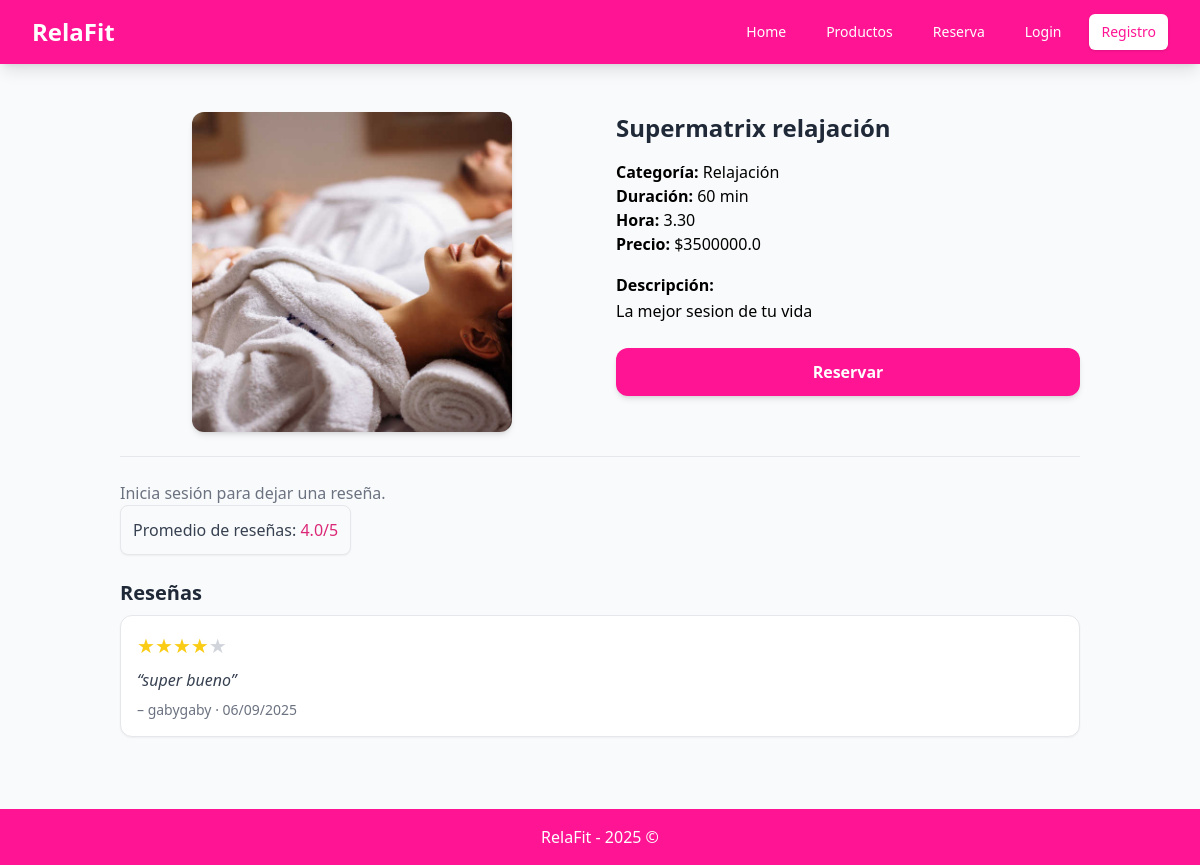
/sesion/1/, run on an earlier commit of the app's database.
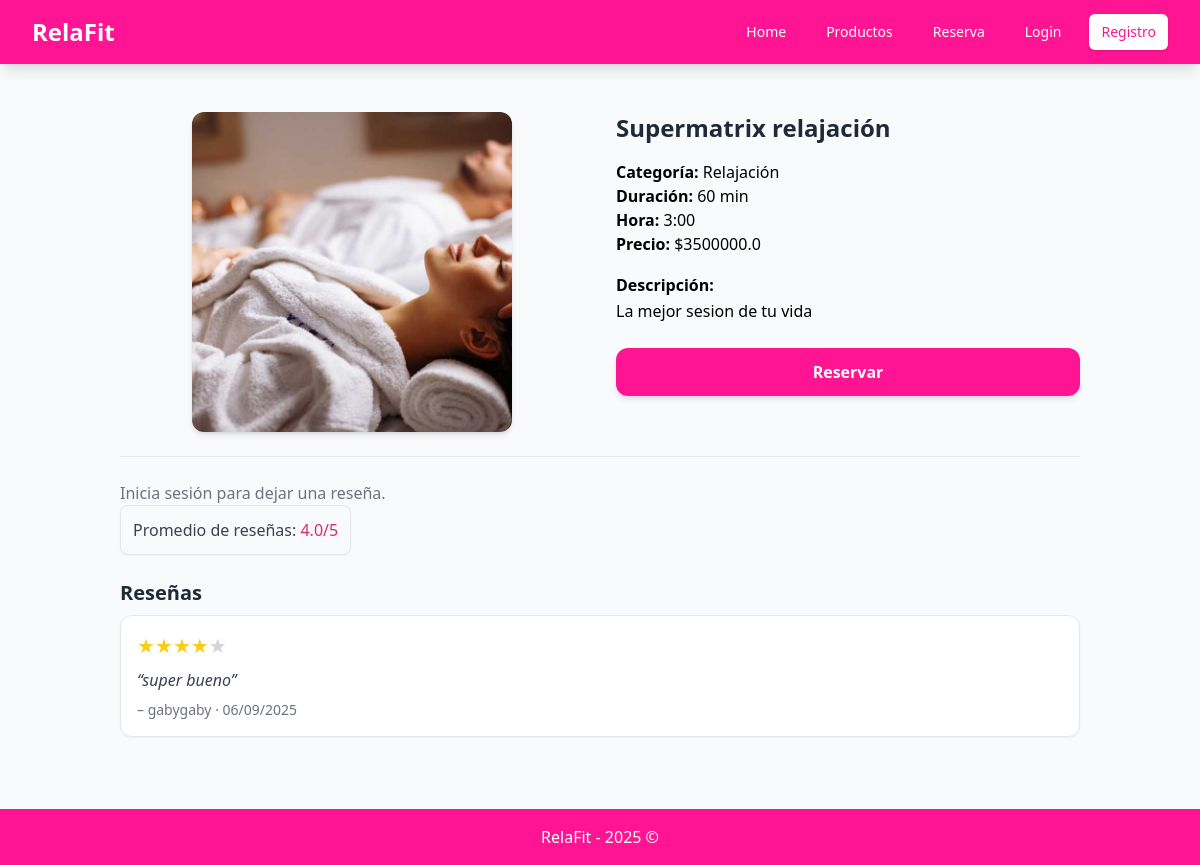
And on a later commit of the database.
### Sesion/models.py (models this page shows, shortened)
class Sesion(models.Model):
    idSesion = models.AutoField(primary_key= True)
    nombreSesion = models.CharField(blank = False, null = False)
    categoriaSesion = models.CharField(blank = False, null = False)
    descripcionSesion = models.TextField(blank = False, null = False)
    imagenSesion = models.ImageField(upload_to="sesiones/" , blank = False, null = False)
    precioSesion = models.FloatField(blank = False, null = False)
    duracionSesion = models.IntegerField(blank = False, null = False) #en minutos
    horaSesion = models.CharField(blank = False, null = False)
    disponibleSesion = models.BooleanField(blank = False, null = False)
    reservaSesion = models.ForeignKey('Reserva', on_delete=models.CASCADE, related_name="sesion", blank = True, null = True)

class Reseña(models.Model):
    idReseña =  models.AutoField(primary_key= True)
    comentarioReseña = models.TextField()
    calificacionReseña = models.IntegerField()
    fechaReseña = models.DateField(auto_now_add=True)
    reseñaSesion = models.ForeignKey('Sesion', on_delete=models.CASCADE, related_name='reseñas')
    reseñaUsuario = models.ForeignKey('Usuario', on_delete=models.CASCADE, related_name='reseñas') # relacion uno a muchos con usuario

class Usuario(models.Model):
    idUsuario = models.AutoField(primary_key = True)
    nombreCompletoUsuario = models.CharField(blank = False, null = False)
    correoUsuario = models.CharField(blank = False, null = False)
    contraseñaUsuario = models.CharField(blank = False, null = False)
    tipoUsuario = models.CharField(
        max_length=10,
        choices=[("cliente", "Cliente"), ("admin", "Administrador")],
        default="cliente"
    )

### Sesion/views.py (the view, shortened to what this page needs)
# urls.py: path("sesion/<int:sesion_id>/", SesionPageView.as_view(), name="detalleSesion"),
class SesionPageView(View):
    def get(self, request, sesion_id):
        sesion = get_object_or_404(Sesion, idSesion=sesion_id)
        promedio = sesion.reseñas.aggregate(promedio=Avg('calificacionReseña'))['promedio']
        return render(request, "sesion.html", {
            "sesion": sesion,
            "promedio": promedio,
        })

### Sesion/templates/sesion.html (shortened to what this page needs)
{% extends "base.html" %}
{% block content %}
<div class="max-w-5xl mx-auto py-6 sm:px-6 lg:px-8">
    <div class="grid grid-cols-1 md:grid-cols-2 gap-8">
        <div class="flex justify-center items-center">
            {% if sesion.imagenSesion %}
            <img src="{{ sesion.imagenSesion.url }}"
                 alt="{{ sesion.nombreSesion }}"
                 class="w-80 h-80 object-cover rounded-xl shadow-md">
            {% else %}
            <div class="w-80 h-80 bg-gray-200 flex items-center justify-center rounded-xl text-gray-500">
                Sin imagen
            </div>
            {% endif %}
        </div>
        <div class="flex flex-col">
            <h2 class="text-2xl font-bold mb-4 text-gray-800">{{ sesion.nombreSesion }}</h2>
            <p><strong>Categoría:</strong> {{ sesion.categoriaSesion }}</p>
            <p><strong>Duración:</strong> {{ sesion.duracionSesion }} min</p>
            <p><strong>Hora:</strong> {{ sesion.horaSesion }}</p>
            <p><strong>Precio:</strong> ${{ sesion.precioSesion }}</p>
            <p class="mt-4 leading-relaxed">
                <strong>Descripción:</strong><br>{{ sesion.descripcionSesion }}
            </p>
            <div class="mt-6">
                <form method="post" action="{% url 'reserva' %}">
                    <button type="submit"
                        class="block w-full bg-pink-bright hover:bg-pink-bright-dark text-white text-center py-3 rounded-xl shadow-md font-semibold transition">
                        Reservar
                    </button>
                </form>
            </div>
        </div>
    </div>
    <hr class="my-6">
    {% if request.session.usuario_id %}
        <h3 class="text-lg font-semibold text-gray-800 mb-2">Añadir Reseña</h3>
        {% if messages %}
            {% for message in messages %}
                <div class="p-3 mb-3 text-green-700 bg-green-100 border border-green-300 rounded-md">
                    {{ message }}
                </div>
            {% endfor %}
        {% endif %}
        <form method="post" action="{% url 'detalleSesion' sesion.idSesion %}" class="space-y-3 mb-4">
            {% csrf_token %}
            <div>
                <label class="block text-sm font-medium text-gray-700">Calificación:</label>
                <div class="rating flex flex-row-reverse justify-end space-x-1 mt-1">
                    {% for i in "54321" %}
                        <input type="radio" id="star{{ i }}-{{ sesion.idSesion }}"
                               name="calificacionReseña"
                               value="{{ i }}"
                               class="hidden peer">
                        <label for="star{{ i }}-{{ sesion.idSesion }}"
                               class="cursor-pointer text-2xl text-gray-300 transition hover:text-yellow-400 peer-checked:text-yellow-400">
                            ★
                        </label>
                    {% endfor %}
                </div>
            </div>
            <div>
                <label class="block text-sm font-medium text-gray-700">Comentario:</label>
                <textarea name="comentarioReseña" rows="3"
                          class="w-full border rounded-md p-2"></textarea>
            </div>
            <button type="submit"
                    class="bg-pink-bright hover:bg-pink-bright-dark text-white px-4 py-2 rounded-md">
                Publicar Reseña
            </button>
        </form>
    {% else %}
        <p class="text-gray-500 mt-4">Inicia sesión para dejar una reseña.</p>
    {% endif %}
{% if promedio %}
<div class="mb-6 p-3 bg-gray-50 border rounded-lg shadow-sm inline-block">
    <p class="text-gray-700 font-medium">
        Promedio de reseñas: <span class="text-pink-600">{{ promedio|floatformat:1 }}/5</span>
    </p>
</div>
{% endif %}
<h3 class="text-xl font-semibold text-gray-800 mb-2">Reseñas</h3>
<div class="space-y-4 mb-6">
    {% for reseña in sesion.reseñas.all %}
        <div class="p-4 bg-white border rounded-xl shadow-sm">
            <div class="flex items-center mb-2">
                {% for i in "12345" %}
                    {% if forloop.counter <= reseña.calificacionReseña %}
                        <span class="text-yellow-400 text-xl">★</span>
                    {% else %}
                        <span class="text-gray-300 text-xl">★</span>
                    {% endif %}
                {% endfor %}
            </div>
            <p class="text-gray-700 italic">“{{ reseña.comentarioReseña|default:"Sin comentario" }}”</p>
            <p class="text-sm text-gray-500 mt-2">
                – <span class="font-medium">{{ reseña.reseñaUsuario.nombreCompletoUsuario }}</span> · {{ reseña.fechaReseña|date:"d/m/Y" }}
            </p>
        </div>
    {% empty %}
        <p class="text-gray-500 italic">No hay reseñas para esta sesión.</p>
    {% endfor %}
</div>
</div>
{% endblock %}

### Sesion/templates/base.html (shortened to what this page needs)
<!DOCTYPE html>
<html lang="es">
<head>
    <script src="https://cdn.tailwindcss.com"></script>
</head>
<body class="min-h-screen bg-gray-50 flex flex-col">
    <nav class="bg-pink-bright shadow-lg sticky top-0 z-50">
        <div class="max-w-7xl mx-auto px-4 sm:px-6 lg:px-8">
            <div class="flex justify-between items-center h-16">
                <div class="flex items-center">
                    <h1 class="text-2xl font-bold text-white">RelaFit</h1>
                </div>
                <div class="hidden md:block">
                    <div class="ml-10 flex items-baseline space-x-4">
                        {% if request.session.usuario_id %}
                            {% if request.session.usuario_tipo == "admin" %}
                                <a href="{% url 'productos_list' %}"
                                class="text-white hover:bg-pink-bright-dark px-3 py-2 rounded-md text-sm font-medium">
                                    Gestionar Productos
                                </a>
                                <a href="{% url 'sesiones_list' %}"
                                class="text-white hover:bg-pink-bright-dark px-3 py-2 rounded-md text-sm font-medium">
                                    Gestionar Sesiones
                                </a>
                                <span class="text-white px-3 py-2 rounded-md text-sm font-medium">Hola, {{ request.session.usuario_nombre }}</span>
                                <a href="{% url 'logout' %}"
                                class="bg-white text-pink-bright hover:bg-gray-100 px-3 py-2 rounded-md text-sm font-medium shadow">
                                    Cerrar sesión
                                </a>
                            {% else %}
                                <a href="{% url 'home' %}"
                                class="text-white hover:bg-pink-bright-dark px-3 py-2 rounded-md text-sm font-medium">
                                    Home
                                </a>
                                <a href="{% url 'producto' %}"
                                class="text-white hover:bg-pink-bright-dark px-3 py-2 rounded-md text-sm font-medium">
                                    Productos
                                </a>
                                <a href="{% url 'reserva' %}"
                                class="text-white hover:bg-pink-bright-dark px-3 py-2 rounded-md text-sm font-medium">
                                    Reserva
                                </a>
                                <span class="text-white px-3 py-2 rounded-md text-sm font-medium">Hola, {{ request.session.usuario_nombre }}</span>
                                <a href="{% url 'logout' %}"
                                class="bg-white text-pink-bright hover:bg-gray-100 px-3 py-2 rounded-md text-sm font-medium shadow">
                                    Cerrar sesión
                                </a>
                            {% endif %}
                        {% else %}
                            <a href="{% url 'home' %}"
                            class="text-white hover:bg-pink-bright-dark px-3 py-2 rounded-md text-sm font-medium">
                                Home
                            </a>
                            <a href="{% url 'producto' %}"
                            class="text-white hover:bg-pink-bright-dark px-3 py-2 rounded-md text-sm font-medium">
                                Productos
                            </a>
                            <a href="{% url 'reserva' %}"
                            class="text-white hover:bg-pink-bright-dark px-3 py-2 rounded-md text-sm font-medium">
                                Reserva
                            </a>
                            <a href="{% url 'login' %}"
                            class="text-white hover:bg-pink-bright-dark px-3 py-2 rounded-md text-sm font-medium">
                                Login
                            </a>
                            <a href="{% url 'registro' %}"
                            class="bg-white text-pink-bright hover:bg-gray-100 px-3 py-2 rounded-md text-sm font-medium shadow">
                                Registro
                            </a>
                        {% endif %}
                    </div>
                </div>
            </div>
        </div>
    </nav>
    <main class="flex-grow">
        <div class="max-w-7xl mx-auto py-6 sm:px-6 lg:px-8">
            {% block content %}
            {% endblock %}
        </div>
    </main>
    <footer class="bg-pink-bright">
        <div class="max-w-7xl mx-auto py-4 px-4 sm:px-6 lg:px-8">
            <div class="text-center">
                <p class="text-white font-medium">RelaFit - 2025 ©</p>
            </div>
        </div>
    </footer>
</body>
</html>

What changed in the data, as far as the page shows it:
changed Sesion "Supermatrix relajación": horaSesion "3.30" → "3:00"
